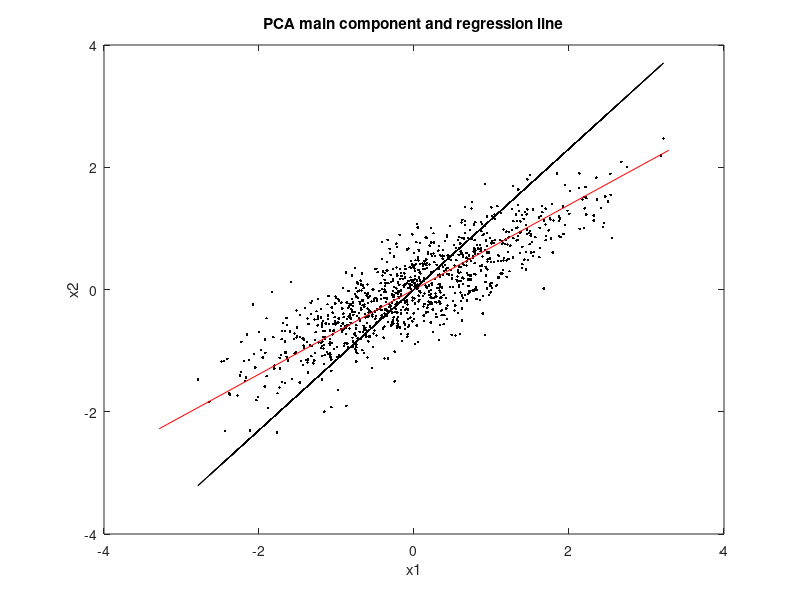

The MATLAB script that drew this image:
% PCA and regression example
%data--------------
N=1000; M=2;
D=zeros(M,N);
D(1,:)=normrnd(0,1,1,N);
D(2,:)=(0.6*D(1,:))+(0.4*normrnd(0,1,1,N));

%PCA---------------
me=mean(D,2); %mean of each row
X=D-repmat(me,1,N); %subtract mean in each row
A=X'/sqrt(N-1);
%singular value decomposition
[U,S,V]=svd(A); %V contains principal components 
SD=diag(S);
vr=SD.*SD; %variances
prd=V'*X; %data projection

%display
plot(X(1,:),X(2,:),'k.'); hold on;
plot([-4*V(1,1) 4*V(1,1)],[-4*V(2,1) 4*V(2,1)],'r');
axis([-4 4 -4 4]);
title('PCA main component and regression line'); xlabel('x1'); ylabel('x2');

x=X(1,:); y=X(2,:);
%regression
b=regress(x',y');
plot(x,b*x,'k');
